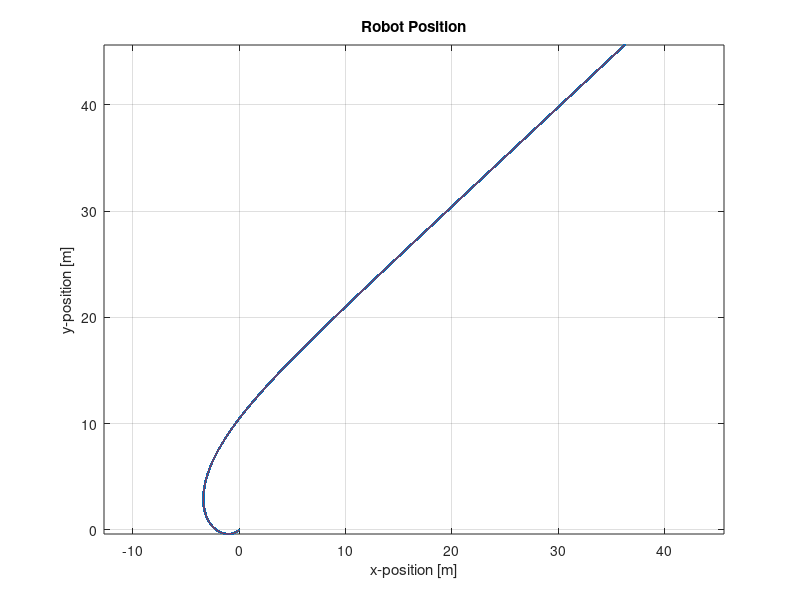
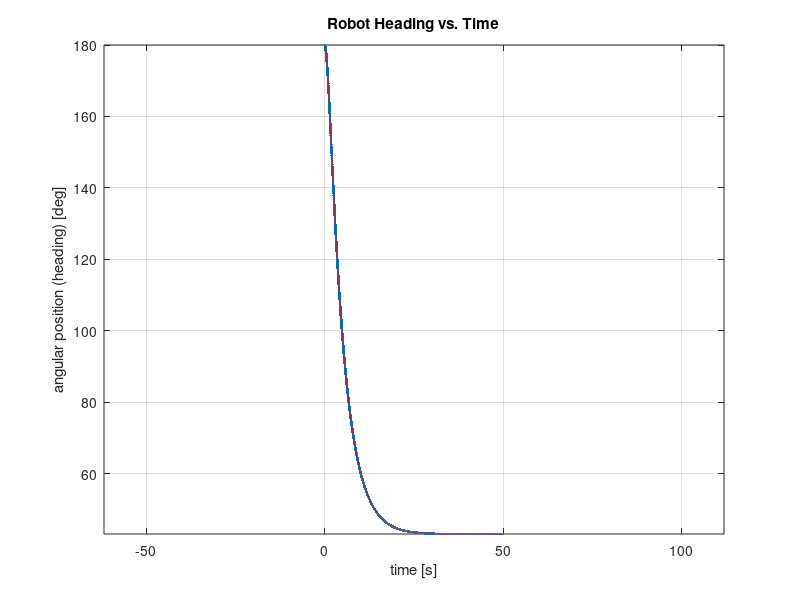
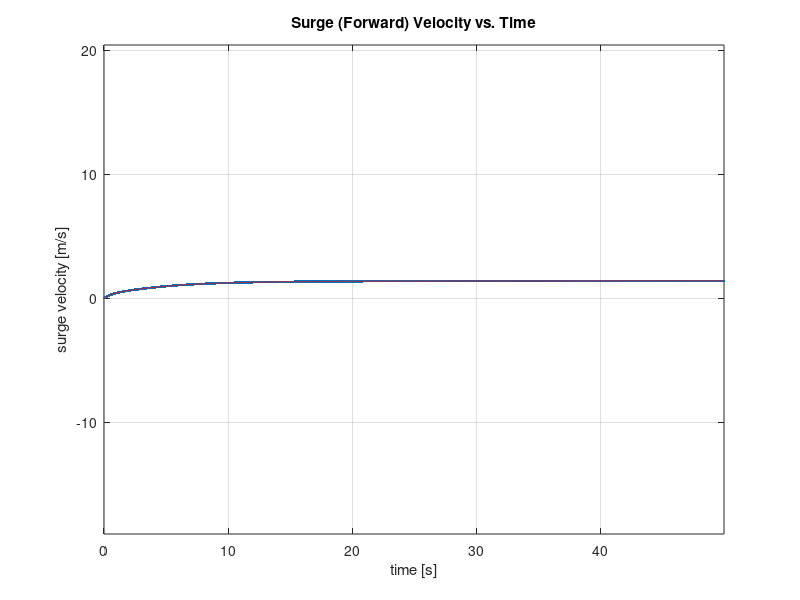

The MATLAB script that drew these images, in order: (Note: this script raises an error after producing the figures.)
% To do: should be modified to allow the goal vars to change on
% the fly.  

function heading_velocity_controller_and_simulation()

    % Clear workspace
    clear all;
    close all;
    clc;
    
    % Simulation parameters
    [dt,tend,N] = sim_params();

    % System inputs
    [x0,m,I,bu,bv,bpsi,theta,w,l,K] = initial_vars();
    
    % Create state vector
    x = state_vector(N,x0);
    
    % Set goal variables
    [v_goal,psi_goal] = goal_vars();
        
    % Create tracking matrics
    [T,u,up,ui,ud,error,int] = tracking_matrices(N);
              
    % Controller
    for k = 1:1:N
        
        % Calculate error and PID gains
        [error,int,u,up,ui,ud] = calculate_gains(k,dt,K,x,v_goal,psi_goal,u,up,ui,ud,error,int);
        
        % Calculate inputs based off of gains
        T = calculate_inputs(T,u,k);
        
        % Simulate Plant
        x = plant(N,x,dt,k,bu,bv,bpsi,m,I,theta,w,l,T);
                
    end
    
    % Plot results
    plot_results(N,dt,x,u,up,ui,ud,error);
        
    % Assign relevant stuff to workspace
    assignin('base','x',x)
    assignin('base','error',error)
    
end

function [dt,tend,N] = sim_params()

    % Time variables
    dt = .01;           % simulation time step [s]
    tend = 50;          % simulation end time [s]
    N = round(tend/dt); % number of steps [ ]

end

function [x0,m,I,bu,bv,bpsi,theta,w,l,k] = initial_vars()

    % Initial conditions
    x0(1) = 0;          % x-position [m]
    x0(2) = 0;          % y-position [m]
    x0(3) = pi;          % psi (heading) [rad]
    x0(4) = 0;          % surge (forward) velocity [m/s]
    x0(5) = 0;          % sway (transverse) velocity [m/s]
    x0(6) = 0;          % yaw (heading) velocity [rad/s]
    
    % State model parameters
    m = 400;                 % mass [kg]
    I = 300;                 % inertia [kg*m^2]
    bu = 100;                 % surge (longitudinal) drag [N*s/m]
    bv = 400;                % sway (transverse) drag [N*s/m]
    bpsi = 400;               % yaw (heading) drag [N*s/(m*rad)]
    
    theta = deg2rad(30);    % thruster mount angle 
    w = 2;                  % width between thrusters [m]
    l = 5;                  % length between thrusters [m]
    
    % Controller gains
    kp = 100;
    ki = 0.003;
    kd = 0.1;
    k = [kp ki kd];
    
end

function x = state_vector(N,x0)
    
    % Create vector
    x = zeros(6,N);
    
    % Insert initial conditions
    x(1,1) = x0(1);     % x-position 
    x(2,1) = x0(2);     % y-position
    x(3,1) = x0(3);     % psi (heading)
    x(4,1) = x0(4);     % surge (forward) velocity
    x(5,1) = x0(5);     % sway (transverse) velocity
    x(6,1) = x0(6);     % psi (heading)
    
end

function [v_goal,psi_goal] = goal_vars()
   
    v_goal = 2;                 % goal velocity [m/s]
    psi_goal = deg2rad(45);    % goal heading [rad]

end

function [T,u,up,ui,ud,error,int] = tracking_matrices(N)

    T = zeros(4,N);     % thruster output [N] (max 245 N)
    up = zeros(4,N);    % thurster proportional gain [N]
    ui = zeros(4,N);    % thurster integral gain [N]
    ud = zeros(4,N);    % thurster derivative gain [N]
    u = zeros(4,N);     % thurster total gain [N]
    error = zeros(2,N); % control variable error
    int = zeros(2,N);   % control variable integrator
    
end

function [error,int,u,up,ui,ud] = calculate_gains(k,dt,K,x,v_goal,psi_goal,u,up,ui,ud,error,int)
    
        % Calculate error
        error(1,k) = psi_goal-x(3,k);       % heading error
        error(2,k) = v_goal-x(4,k);         % velocity error
        
        % Proportional gain (increases with errors)
        up(1,k) = K(1)*(error(2,k)-error(1,k));
        up(2,k) = K(1)*(error(2,k)+error(1,k));
        up(3,k) = K(1)*(error(2,k)-error(1,k));
        up(4,k) = K(1)*(error(2,k)+error(1,k));    

        % Integral gain (increases with large change in error)
        ui(1,k) = K(2)*(int(2,k))-K(2)*int(1,k);
        ui(2,k) = K(2)*(int(2,k))+K(2)*int(1,k);
        ui(3,k) = K(2)*(int(2,k))-K(2)*int(1,k);
        ui(4,k) = K(2)*(int(2,k))+K(2)*int(1,k);
        int(1,k+1) = int(1,k)+error(1,k);       % increment heading integrator
        int(2,k+1) = int(2,k)+error(2,k);       % increment velocity integrator
        
        % Derivative gain (increases with large change in state)
        if k == 1
            ud(1,k) = 1; ud(2,k) = 1; ud(3,k) = 1; ud(4,k) = 1;
        else
            ud(1,k) = K(3)*(-(x(4,k)+x(4,k-1))/dt-K(3)*(-x(3,k)+x(3,k-1))/dt);
            ud(2,k) = K(3)*(-(x(4,k)+x(4,k-1))/dt+K(3)*(-x(3,k)+x(3,k-1))/dt);
            ud(3,k) = K(3)*(-(x(4,k)+x(4,k-1))/dt-K(3)*(-x(3,k)+x(3,k-1))/dt);
            ud(4,k) = K(3)*(-(x(4,k)+x(4,k-1))/dt+K(3)*(-x(3,k)+x(3,k-1))/dt);
        end
        
        % Total gain vector
        u(1,k) = up(1,k)+ui(1,k)+ud(1,k);
        u(2,k) = up(2,k)+ui(2,k)+ud(2,k);
        u(3,k) = up(3,k)+ui(3,k)+ud(3,k);
        u(4,k) = up(4,k)+ui(4,k)+ud(4,k);
    
end

function T = calculate_inputs(T,u,k)

    % Iterate inputs
    T(1,k) = T(1,k)+u(1,k);
    T(2,k) = T(2,k)+u(2,k);
    T(3,k) = T(3,k)+u(2,k);
    T(4,k) = T(4,k)+u(4,k);

    % Check max input
    if T(1,k) >= lb2N(55)
        T(1,k) == lb2N(55);
    elseif T(1,k) <= lb2N(-55)
        T(1,k) == lb2N(-55);
    end
    if T(2,k) >= lb2N(55)
        T(2,k) == lb2N(55);
    elseif T(2,k) <= lb2N(-55)
        T(2,k) == lb2N(-55);
    end
    if T(3,k) >= lb2N(60)
        T(3,k) == lb2N(60);
    elseif T(3,k) <= lb2N(-60)
        T(3,k) == lb2N(-60);
    end
    if T(4,k) >= lb2N(60)
        T(4,k) == lb2N(60);
    elseif T(4,k) <= lb2N(-60)
        T(4,k) == lb2N(-60);
    end
    
end

function N = lb2N(lb)

    N = lb*4.4482;    

end

function x = plant(N,x,dt,k,bu,bv,bpsi,m,I,theta,w,l,T)

    A = [0 0 0 cos(x(3,k)) -sin(x(3,k)) 0;...
            0 0 0 sin(x(3,k)) cos(x(3,k)) 0;...
            0 0 0 0 0 1;...
            0 0 0 -bu/m 0 0;...
            0 0 0 0 -bv/m 0;...
            0 0 0 0 0 -bpsi/I];
    B = [0 0 0 0;...
        0 0 0 0;...
        0 0 0 0;...
        cos(theta)/m cos(theta)/m cos(theta)/m cos(theta)/m;...
        sin(theta)/m -sin(theta)/m sin(theta)/m -sin(theta)/m;...
        (w*cos(theta))/(2*I)-(l*sin(theta))/(2*I) -(w*cos(theta))/(2*I)+(l*sin(theta))/(2*I) -(w*cos(theta))/(2*I)+(l*sin(theta))/(2*I) (w*cos(theta))/(2*I)-(l*sin(theta))/(2*I)];
    F = eye(6)+A*dt;                                                    % Euler integration step
    G = B*dt;
    if k ~= N
        x(:,k+1) = F*x(:,k)+G*[T(1,k);T(2,k);T(3,k);T(4,k)];                % Euler solution
    end

end

function plot_results(N,dt,x,u,up,ui,ud,error)

    % Time matrix for plotting
    tt = 0:dt:(N-1)*dt;
    
    figure(); 
    plot_dir(x(1,:),x(2,:));
    xlabel('x-position [m]');
    ylabel('y-position [m]');
    title('Robot Position');
    grid on;
    
    figure();
    plot_dir(tt,rad2deg(x(3,:)));
    xlabel('time [s]');
    ylabel('angular position (heading) [deg]');
    title('Robot Heading vs. Time');
    grid on;
    
    figure();
    plot_dir(tt,x(4,:));
    xlabel('time [s]');
    ylabel('surge velocity [m/s]');
    title('Surge (Forward) Velocity vs. Time');
    grid on;
    
    figure();
    yyaxis left;                % (must have matlab 2016 to run)
    plot(tt,error(1,:));
    ylabel('heading error');
    yyaxis right;
    plot(tt,error(2,:));
    xlabel('time [s]');
    ylabel('velocity error');
    title('Error vs. Time');
    grid on;
    
    figure();
    subplot(4,1,1);
    plot(tt,u(1,:),'k',tt,up(1,:),'r',tt,ui(1,:),'g',tt,ud(1,:),'b');
    ylabel('T1 [N]');
    grid on;
    subplot(4,1,2);
    plot(tt,u(2,:),'k',tt,up(2,:),'r',tt,ui(2,:),'g',tt,ud(2,:),'b');
    ylabel('T2 [N]');
    legend('total','proportional','integral','derivative','Location','east');
    grid on;
    subplot(4,1,3);
    plot(tt,u(3,:),'k',tt,up(3,:),'r',tt,ui(3,:),'g',tt,ud(3,:),'b');
    ylabel('T3 [N]');
    grid on;
    subplot(4,1,4);
    plot(tt,u(4,:),'k',tt,up(4,:),'r',tt,ui(4,:),'g',tt,ud(4,:),'b'); 
    ylabel('T4 [N]');
    grid on;
    xlabel('time [s]');
    suptitle('PID Gains vs. Time');
    grid on;

end

function [h1, h2] = plot_dir(vX, vY)
    % Adapted from https://www.mathworks.com/matlabcentral/fileexchange/1676-plot-with-direction

    rMag = 0.5;

    % X coordinates of tails of arrows
    vXQ0 = vX(1:end-1);
    % Y coordinates of tails of arrows
    vYQ0 = vY(1:end-1);

    % X coordinates of heads of arrows
    vXQ1 = vX(2:end);
    % Y coordinates of heads of arrows
    vYQ1 = vY(2:end);

    % vector difference between heads & tails
    vPx = (vXQ1 - vXQ0) * rMag;
    vPy = (vYQ1 - vYQ0) * rMag;

    % make plot 
    h1 = plot (vX, vY, '.-');
    hold on;
    
    % add arrows 
    h2 = quiver (vXQ0,vYQ0, vPx, vPy, 0, 'r');
    grid on;
    hold off;
    axis equal;

end
